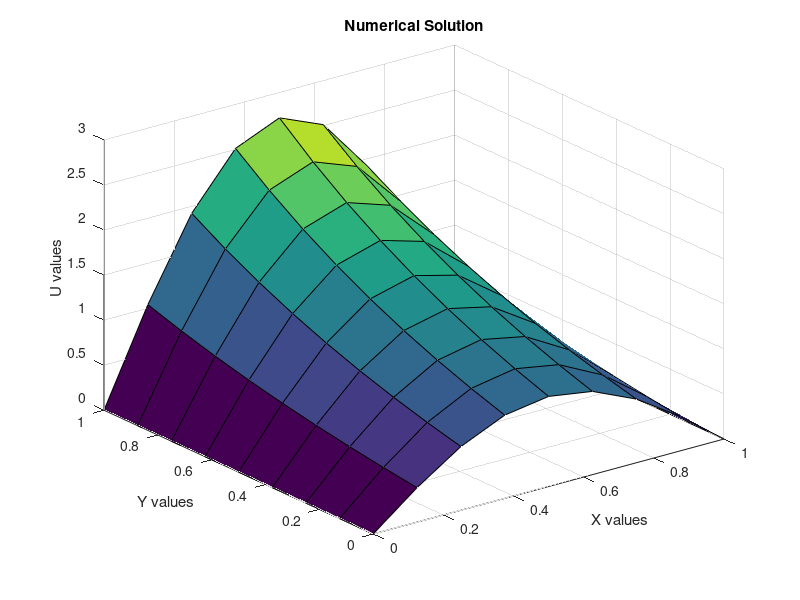
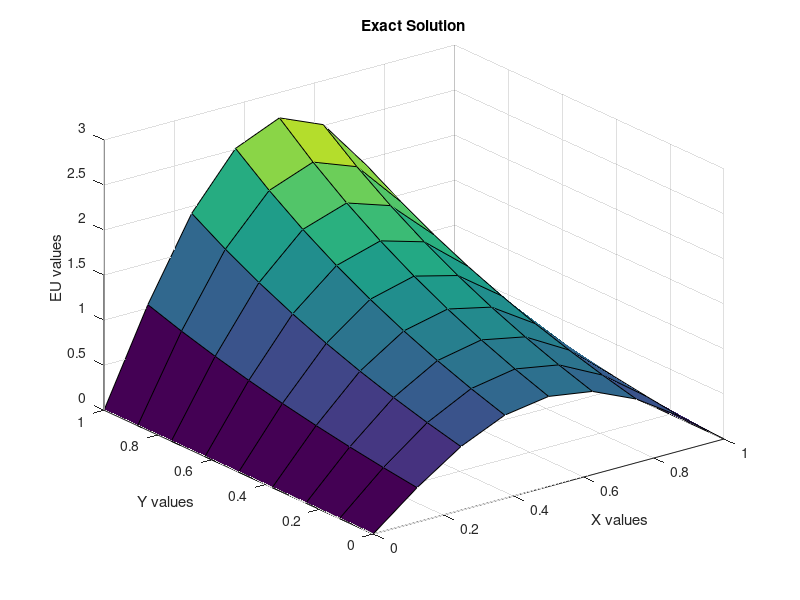

MATLAB code for these plots, in order:
%----------------------------------------------------- 
% NAME:- KSHITIJ BAHUKHANDI
% South Asian University 
% ENROLLMENT NUMBER:- SAU\AM(M)\2023\06
% 3rd Sem, Numerics of PDE 
% Lab File 07 
% Numerical solution of 2D Nonlinear Elliptic Equation using o(h^4) method 
% Uxx+Uyy=BETA*U*U+f(x,y), %U(x,y)=exp(x)*sin(pi*y) 
%------------------------------------------------------- 
clear all; 
BETA=10.0; 
LL=7; 
MM=LL; 
H=1.0/(LL+1); 
disp('Numerical Solution of 2D Nonlinear Elliptic Equation'); 
disp('  '); 
fprintf('LL=%4.2f,  BETA=%6.0f\n',LL,BETA); 
disp('  '); 
% Formation of Nodal Points  
for L=1:LL+2 
for M=1:MM+2 
X(L)=(L-1)*H; 
Y(M)=(M-1)*H; 
end 
end 
% Exact Solution & RHS function 
for L=1:LL+2 
for M=1:MM+2 
EU(L,M)=exp(X(L))*sin(pi*Y(M)); 
F(L,M)=(1-pi*pi)*EU(L,M)-BETA*EU(L,M)*EU(L,M); 
end 
end 
% Boundary conditions 
for L=1:LL+2 
for M=1:MM+2 
U(L,1)=EU(L,1); 
U(L,MM+2)=EU(L,MM+2); 
U(1,M)=EU(1,M); 
U(LL+2,M)=EU(LL+2,M); 
end 
end 
% Initial and First Approximations 
for L=2:LL+1 
for M=2:MM+1 
OLDU(L,M)=EU(L,M); 
U(L,M)=OLDU(L,M); 
end 
end
tic
  
for KK=1:6000 
     
    %---------------- 
     
    for M=2:MM+1 
        for L=2:LL+1 
            F0=F(L,M); 
            FF=H*H*F0; 
            U0=U(L,M); 
            U1=U(L+1,M); 
            U2=U(L-1,M); 
            U3=U(L,M+1); 
            U4=U(L,M-1); 
             
            AA=BETA*H*H*U0*U0+4*U0+FF-U1-U2-U3-U4; 
            DA=2*BETA*H*H*U0+4; 
            U(L,M)=U(L,M)-AA/DA; 
        end 
    end 
     
    % Calculate Errors 
     
    MAU=0.0; 
    RMU=0.0; 
    for L=2:LL+1 
        for M=2:MM+1 
            ERU=abs(U(L,M)-EU(L,M)); 
            RMU=RMU+ERU^2; 
            if MAU<=ERU, MAU=ERU; end 
        end 
    end 
     
    RMU=sqrt(RMU/(LL^2)); 
     
    % Print Errors 
    fprintf('KK=%4.0f,  MAU=%10.4e  , RMU=%10.4e\n',KK,MAU,RMU); 
     
     
    % Error Tolerance  
BIG=0.0; 
    for L=2:LL+1 
        for M=2:MM+1 
            FU=abs(U(L,M)-OLDU(L,M)); 
            if FU>=BIG, BIG=FU; end 
        end 
    end 
     
    if BIG<=10^(-12), break; end 
    for L=2:LL+1 
        for M=2:MM+1 
OLDU(L,M)=U(L,M); 
end 
end 
end 
disp('   '); 
toc 
figure(1); 
surf(X,Y,U); 
xlabel('X values'); 
ylabel('Y values'); 
zlabel('U values'); 
title('Numerical Solution'); 
figure(2); 
surf(X,Y,EU); 
title('Exact Solution'); 
xlabel('X values'); 
ylabel('Y values'); 
zlabel('EU values'); 
